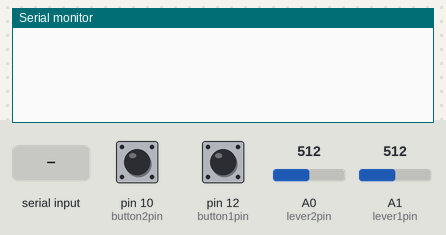
Recording of a sketch running on a simulated Arduino Uno, built with avr-gcc and run on an emulated ATmega328P. On the bench: the last lines printed to the serial monitor. Inputs (shaded band) come from the test bench; at power-on: pin 10 (button2pin) LOW, A0 (lever2pin) = 512, A1 (lever1pin) = 512, pin 12 (button1pin) LOW.

Above: at 1.2 s.
1.3 s: byte 30 received over Serial
At 2.2 s:
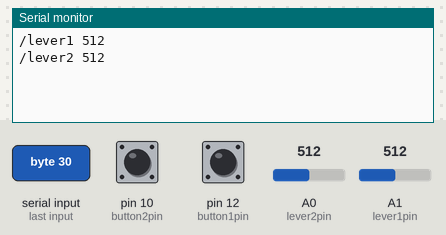
2.8 s: pin 10 (button2pin) pulled HIGH for 0.15 s
At 4.2 s:
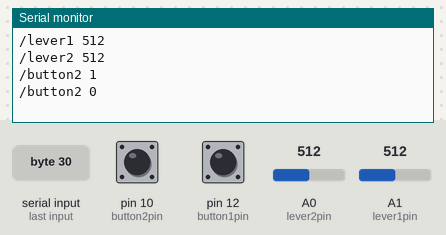
4.5 s: A0 (lever2pin) set to 716
At 5.7 s:
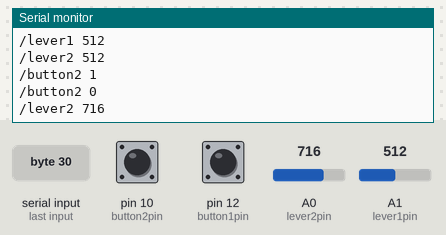
6.0 s: A1 (lever1pin) set to 716
At 7.0 s:
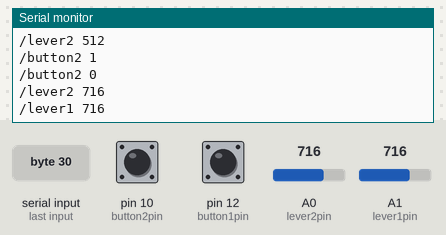
7.5 s: pin 12 (button1pin) pulled HIGH for 0.15 s
At 8.4 s:
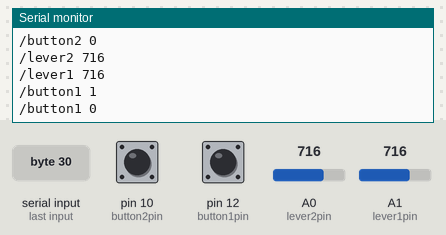
9.1 s: A0 (lever2pin) set to 900
At 9.6 s:
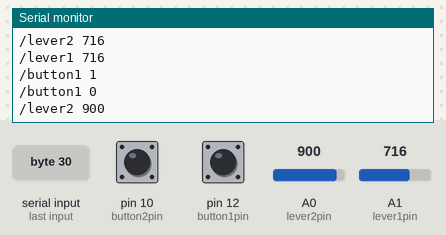
Timing chart, 0 to 11.6 s (numbered marks = the images above; inputs shaded):
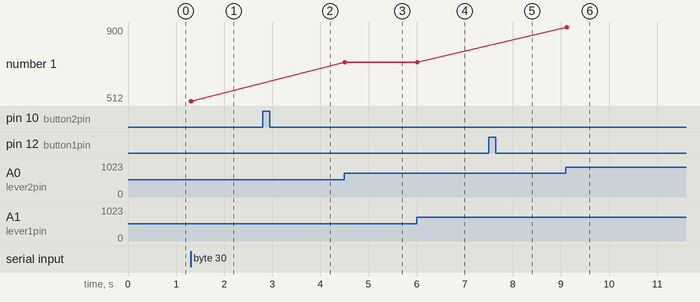

Measured:
- after the input at 1.3 s, the serial monitor: prints a new line at once (image 1)
- after the input at 2.8 s, the serial monitor: prints a new line at once (image 2)
- after the input at 4.5 s, the serial monitor: prints a new line at once (image 3)
- after the input at 6.0 s, the serial monitor: prints a new line at once (image 4)
- after the input at 7.5 s, the serial monitor: prints a new line at once (image 5)
- after the input at 9.1 s, the serial monitor: prints a new line at once (image 6)
- plotted number 1: 512 → 716 after the input at 4.5 s, 716 → 900 after the input at 9.1 s

The sketch:

Serial_Version_V0_2.pde
```cpp
/*
  Big Box of Awesome Code

 reads the box and outputs messages with routing containers.

 created 29 Oct 2010
 by Myles Borins
 */

//pin values
int lever1pin = 1;      // Lever Pin Biatch
int lever2pin = 0;      // Lever Pin Biatch
int button1pin = 12;    // Pin for button 1 my jigga
int button2pin = 10;    // Pin for button 2 my jigga

//Variable for the box
int lever1value = 0;    // variable to hold the analog value
int lever1lastvalue = 0;    // variable to hold the last analog value

int lever2value = 0;    // variable to hold the analog value
int lever2lastvalue = 0;    // variable to hold the last analog value

int button1value = 0;   // Variable to hold the digital value
int button1lastvalue = 0;   // Variable to hold the last digital value

int button2value = 0;   // Variable to hold the digital value
int button2lastvalue = 0;   // Variable to hold the digital value

//Variable for Checkign to send data
int serialcheck = 48;


void setup() {
  // open the serial port at 9600 bps:
  Serial.begin(9600);
  // set pinmode
  pinMode(button1pin, INPUT);
  pinMode(button2pin, INPUT);
  }

void loop() {

  if (Serial.available() > 0)
  {
    serialcheck = Serial.read();
  }

  if (serialcheck != 48)
  {
    // Poll that shit:
    lever1value = analogRead(lever1pin);
    lever2value = analogRead(lever2pin);
    button1value = digitalRead(button1pin);
    button2value = digitalRead(button2pin);

    // print it out in many formats: Also check if value was recently sent
    if (lever1value != lever1lastvalue)
    {
      Serial.print("/lever1 ");       // print routing information
      Serial.println(lever1value);    // print value
      lever1lastvalue = lever1value;
    }

    if (lever2value != lever2lastvalue)
    {
      Serial.print("/lever2 ");       // print routing information
      Serial.println(lever2value);    // print value
      lever2lastvalue = lever2value;
    }

    if (button1value != button1lastvalue)
    {
      Serial.print("/button1 ");       // print routing information
      Serial.println(button1value);    // print value
      button1lastvalue = button1value;
    }

    if (button2value != button2lastvalue)
    {
      Serial.print("/button2 ");       // print routing information
      Serial.println(button2value);    // print value
      button2lastvalue = button2value;
    }

    // delay 10 milliseconds before the next reading:
    delay(100);
  }
}
```
